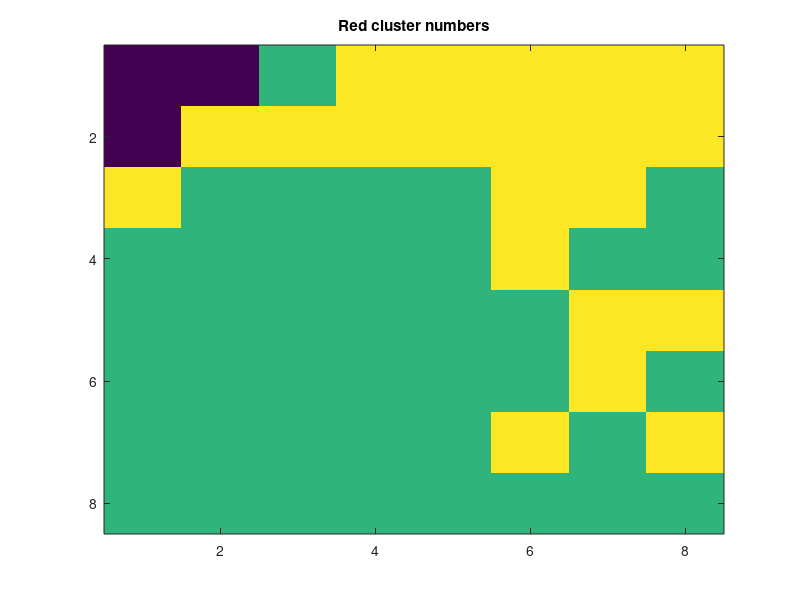
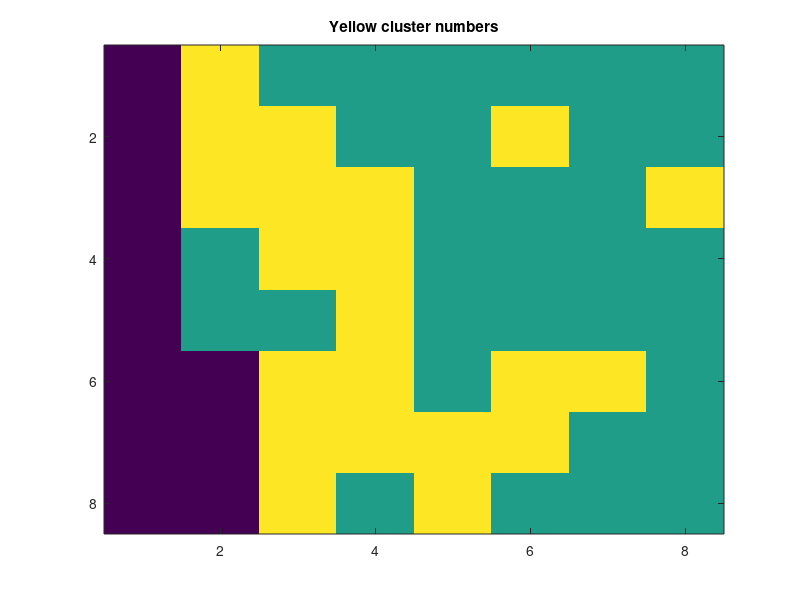

Source code (MATLAB) for these figures, in order:
numClusters = zeros(64,2);
if ~exist('data_r1.mat')
    for i = 1:64
        I = imread(['contrast_enhanced_m4mFour_Pos' num2str(i) 'r.png']);
%         figure('position',[31 230 643 561]);  
%         imshow(I);
        I = rgb2gray(I);
        BW = imbinarize(I, .07);
        Icropped = imcrop(BW, [0 0 1360 880]);
        BW2 = bwareafilt(Icropped,[1200 Inf]);
        [labeled, num] = bwlabel(BW2);
        numClusters(i, 1) = num;
%         figure('position',[697 227 708 554]);
%         imshow(labeled)

        imwrite( labeled, ['clustered_r_' num2str(i) '.png'])

        I = imread(['contrast_enhanced_m4mFour_Pos' num2str(i) 'y.png']);
%         figure('position',[31 230 643 561]);  
%         imshow(I);
        I = rgb2gray(I);
        BW = imbinarize(I, .165);
        Icropped = imcrop(BW, [0 0 1360 880]);
        BW2 = bwareafilt(Icropped,[600 Inf]);
        [labeled, num] = bwlabel(BW2);
        numClusters(i, 2) = num;
%         figure('position',[697 227 708 554]);  
%         imshow(labeled)

    end
    save('data_r1.mat', 'numClusters')
else
    load('data_r1.mat')
end

 redArr = reshape(numClusters(:, 1), [8 8])
 redArr = redArr';
redArr = redArr .* (256 / max(numClusters(:, 1))); 
yArr = reshape(numClusters(:, 2), [8 8]);
yArr = yArr';
yArr = yArr .* (256 / max(numClusters(:, 2))); 

figure;
image(redArr)
colormap viridis
caxis([0 5])
title('Red cluster numbers');

figure;
image(yArr)
caxis([0 5])
colormap viridis
title('Yellow cluster numbers');

numClusters